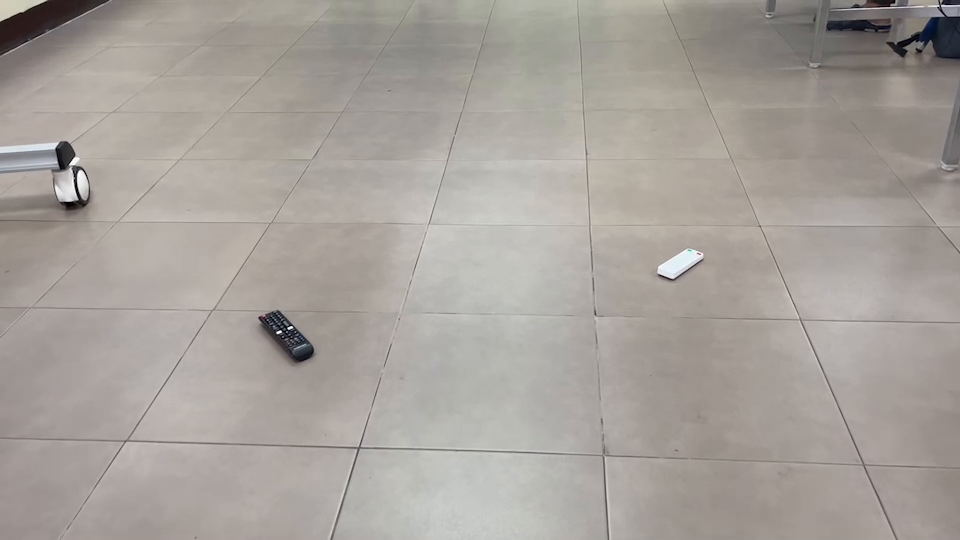
#> input picture frame 49 of Labs/Lab03/robot.mp4, 960 x 540 px, given in place of robot.qt, which was not available
$ python homography.py
#> lines starting #> are read from the running program, lines starting #| are printed output that depends on the picture; pictures that were not available may be replaced by others from this repository, and a replacement may not be noted
### Labs/Lab03/camera_calibration2.py
#!/usr/bin/env python

import cv2
import numpy as np
import os
import glob

# [93 lines left out: functions findObjectAndImagePoints, calibrateAndSave, saveCameraMatrix, findReprojectionError, not called in this run]

def showUndistorted(img, mtx, dist):
    # Return undistorted images

    h,  w = img.shape[:2]
    newcameramtx, roi = cv2.getOptimalNewCameraMatrix(mtx, dist, (w,h), 1, (w,h))

    mapx, mapy = cv2.initUndistortRectifyMap(mtx, dist, None, newcameramtx, (w,h), 5)
    res = cv2.remap(img, mapx, mapy, cv2.INTER_LINEAR)

    # crop the image
    x, y, w, h = roi
    res = res[y:y+h, x:x+w]
    return res

def openCalibrationSettings(filename):

    fs = cv2.FileStorage(filename, cv2.FILE_STORAGE_READ)
    try:
        h = fs.getNode("image_height")
        w = fs.getNode("image_width")
        mtx = fs.getNode("Camera_matrix").mat()
        dist = fs.getNode("dist").mat()
        rvecs = fs.getNode("rvecs").mat().squeeze(0)
        tvecs = fs.getNode("tvecs").mat().squeeze(0)
        print("Camera matrix : \n")
        print(mtx)
        print("dist : \n")
        print(dist)
        # [4 lines of commented-out code are left out]
        fs.release()
        return h, w, mtx, dist, rvecs, tvecs
    except:
        print("Error occured in reading file.")
        raise ValueError()

# [11 lines left out: function openHomographySettings, not called in this run]


# [88 lines that do not run on import are left out]
    # [12 lines of commented-out code are left out]


### Labs/Lab03/homography.py
import cv2
import numpy as np
from camera_calibration2 import *

VIDEO_FILE = "robot.qt"
ROTATE = False

class sState:
    def __init__(self):
        self.pts = []
        self.matResult = None
        self.matFinal = None
        self.matPauseScreen = None
        self.point = (-1, -1)
        self.var = 0
        self.drag = 0

def mouseHandler(event, x, y, flags, state):
    # global point, pts, var, drag, matFinal, matResult   # call global variable to use in this function

    # print("Var: ", state.var)

    if (state.var >= 4):                           # if homography points are more than 4 points, do nothing
        return
    if (event == cv2.EVENT_LBUTTONDOWN):     # When Press mouse left down
        state.drag = 1                             # Set it that the mouse is in pressing down mode
        state.matResult = state.matFinal.copy()          # copy final image to draw image
        state.point = (x, y)                       # memorize current mouse position to point var
        if (state.var >= 1):                       # if the point has been added more than 1 points, draw a line
            cv2.line(state.matResult, state.pts[state.var - 1], state.point, (0, 255, 0, 255), 2)    # draw a green line with thickness 2
        cv2.circle(state.matResult, state.point, 2, (0, 255, 0), -1, 8, 0)             # draw a current green point
        cv2.imshow("Source", state.matResult)      # show the current drawing
    if (event == cv2.EVENT_LBUTTONUP and state.drag):  # When Press mouse left up
        state.drag = 0                             # no more mouse drag
        state.pts.append(state.point)                    # add the current point to pts
        state.var += 1                             # increase point number
        state.matFinal = state.matResult.copy()          # copy the current drawing image to final image
        if (state.var >= 4):                                                      # if the homograpy points are done
            cv2.line(state.matFinal, state.pts[0], state.pts[3], (0, 255, 0, 255), 2)   # draw the last line
            cv2.fillConvexPoly(state.matFinal, np.array(state.pts, 'int32'), (0, 120, 0, 20))        # draw polygon from points
        cv2.imshow("Source", state.matFinal);
    if (state.drag):                                    # if the mouse is dragging
        state.matResult = state.matFinal.copy()               # copy final images to draw image
        state.point = (x, y)                   # memorize current mouse position to point var
        if (state.var >= 1):                            # if the point has been added more than 1 points, draw a line
            cv2.line(state.matResult, state.pts[state.var - 1], state.point, (0, 255, 0, 255), 2)    # draw a green line with thickness 2
        cv2.circle(state.matResult, state.point, 2, (0, 255, 0), -1, 8, 0)         # draw a current green point
        cv2.imshow("Source", state.matResult)           # show the current drawing

def calcHomography():
    pass

if __name__ == '__main__':
    calibration_images_dir_name = "sample-calib-images-jetson-rpicam"
    camera_settings_file = "rpi_camera_parameters.yml"
    homography_file = 'homography.yml'

    # global matFinal, matResult, matPauseScreen         # call global variable to use in this function
    state = sState()
    key = -1;

    try:
        h, w, mtx, dist, rvecs, tvecs = openCalibrationSettings(camera_settings_file)
        print("Successfully loaded camera settings.")
    except:
        print("Camera matrix file not found. Proceeding with calibration.")
        # Extracting path of individual image stored in a given directory
        images = glob.glob('./'+calibration_images_dir_name+'/*.jpg')

        objpoints, imgpoints = findObjectAndImagePoints(images)
        calibrateAndSave(images, objpoints, imgpoints, camera_settings_file)
        print("\nFinished camera calibration.\n")
        h, w, mtx, dist, rvecs, tvecs = openCalibrationSettings(camera_settings_file)

    # --------------------- [STEP 1: Make video capture from file] ---------------------
    # Open input video file
    videoCapture = cv2.VideoCapture(VIDEO_FILE);
    if not videoCapture.isOpened():
        sys.exit('Unable to open input video file')

    width  = videoCapture.get(cv2.CAP_PROP_FRAME_WIDTH)   # float `width`
    height = videoCapture.get(cv2.CAP_PROP_FRAME_HEIGHT)  # float `height`

    # Capture loop
    while (key < 0):        # play video until press any key
        # Get the next frame
        _, matFrameCapture = videoCapture.read()
#> matFrameCapture is the input picture: shape (540, 960, 3); mean B, G, R 155.3, 160.8, 166.8
        if matFrameCapture is None:   # no more frame capture from the video
            # End of video file
            break

        # Rotate if needed, some video has output like top go down, so we need to rotate it
        if ROTATE:
            _, matFrameDisplay = cv2.rotate(matFrameCapture, cv2.ROTATE_180)   #rotate 180 degree and put the image to matFrameDisplay
        else:
            matFrameDisplay = matFrameCapture;

        # RECTIFYING RADIAL AND TANGENTIAL DISTORTION
        matFrameDisplay = showUndistorted(matFrameDisplay, mtx, dist)
#> in showUndistorted, `res = cv2.remap(img, mapx, mapy, cv2.INTER_LINEAR)`:
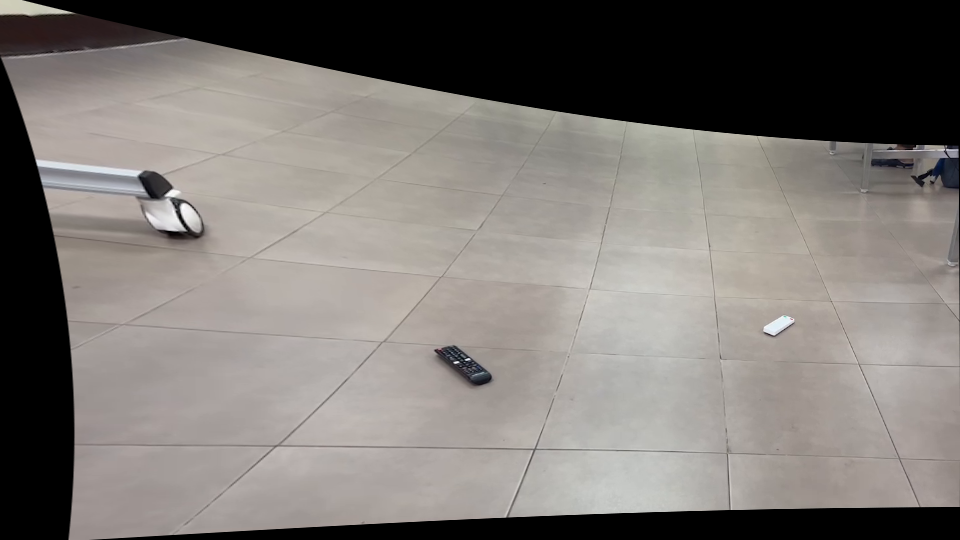
#> res: shape (540, 960, 3); mean B, G, R 115.5, 119.5, 124.2
#> in showUndistorted, `res = res[y:y+h, x:x+w]`:
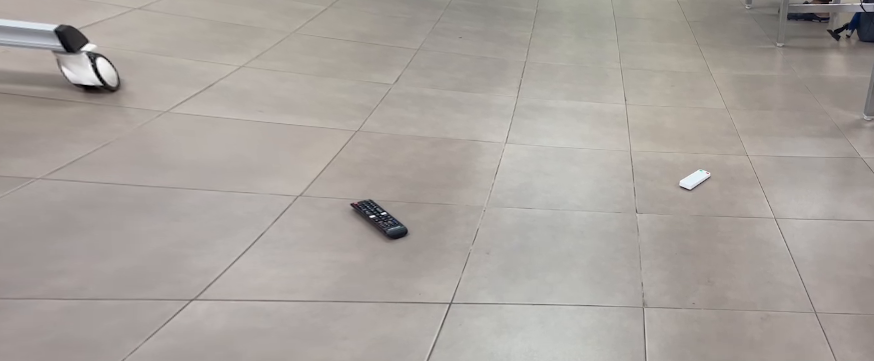
#> res: shape (361, 874, 3); mean B, G, R 157.3, 162.7, 168.8
        matFrameCapture = showUndistorted(matFrameCapture, mtx, dist)

        ratio = 640.0 / width
        dim = (int(width * ratio), int(height * ratio))
        # resize image to 480 * 640 for showing
        matFrameDisplay = cv2.resize(matFrameDisplay, dim)
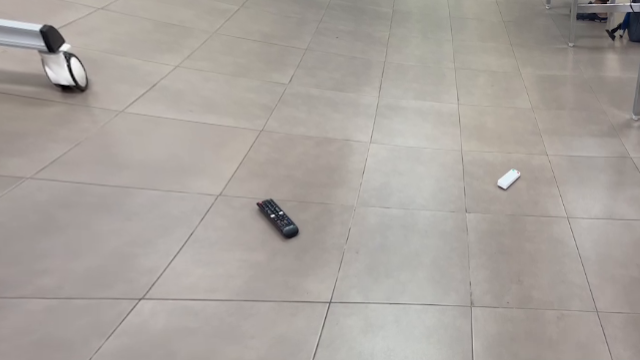
#> matFrameDisplay: shape (360, 640, 3); mean B, G, R 157.2, 162.6, 168.7

        # Show the image in window named "robot.mp4"
        cv2.imshow(VIDEO_FILE, matFrameDisplay)
        key = cv2.waitKey(30)
#> (key q is pressed here)

        # --------------------- [STEP 2: pause the screen and show an image] ---------------------
        if (key >= 0):
            state.matPauseScreen = matFrameCapture     # transfer the current image to process
            state.matFinal = state.matPauseScreen.copy()     # copy image to final image

    # --------------------- [STEP 3: use mouse handler to select 4 points] ---------------------
    if (matFrameCapture is not None):
        state.var = 0                                             # reset number of saving points
        state.pts.clear()                                         # reset all points
        cv2.namedWindow("Source", cv2.WINDOW_AUTOSIZE)      # create a windown named source
        cv2.setMouseCallback("Source", mouseHandler, state)        # set mouse event handler "mouseHandler" at Window "Source"
        cv2.imshow("Source", state.matPauseScreen)                # Show the image
        cv2.waitKey(0)                                      # wait until press anykey

        print("Selected Points: ", state.pts)
        print("Var: ", state.var)

        if (len(state.pts) == 4):
            src = np.array(state.pts).astype(np.float32)

            reals = np.array([(300, 300),
                            (700, 300),
                            (700, 700),
                            (300, 700)], np.float32)

            homography_matrix = cv2.getPerspectiveTransform(src, reals);
            print("Estimated Homography Matrix is:")
            print(homography_matrix)
            fs = cv2.FileStorage(homography_file, cv2.FILE_STORAGE_WRITE)
            fs.write('homography_matrix', homography_matrix)
            fs.release()

            # perspective transform operation using transform matrix

            h, w, ch = state.matPauseScreen.shape
            state.matResult = cv2.warpPerspective(state.matPauseScreen, homography_matrix, (w, h), cv2.INTER_LINEAR)
            state.matPauseScreen = cv2.resize(state.matPauseScreen, dim)
            cv2.imshow("Source", state.matPauseScreen)
            state.matResult = cv2.resize(state.matResult, dim)
            cv2.imshow("Result", state.matResult)
            cv2.waitKey(0)


        cv2.destroyWindow("Source")                         # destroy the window
    else:
        print("No pause before end of video finish. Exiting.")

$ run again, starting later in the video
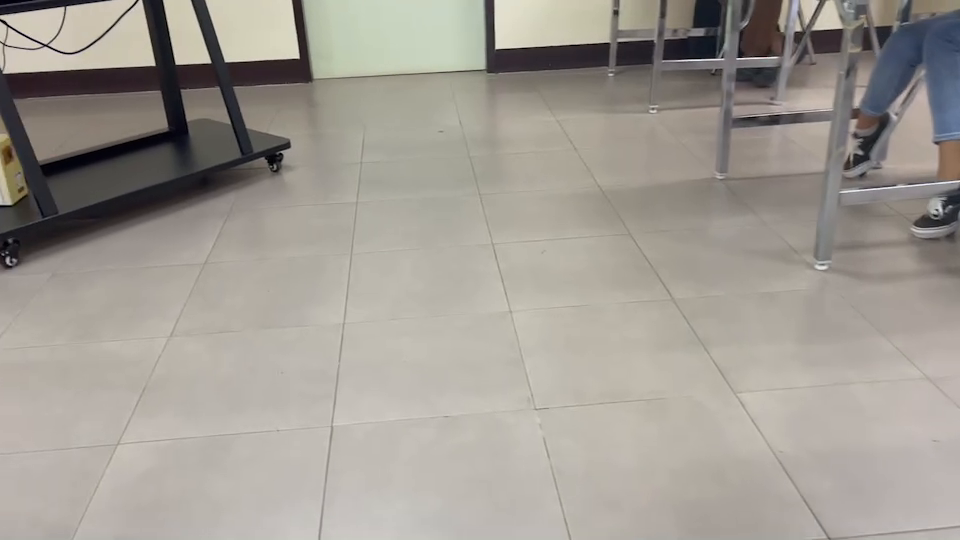
#> input picture frame 224 of Labs/Lab03/robot.mp4, 960 x 540 px, given in place of robot.qt, which was not available
#> matFrameCapture is the input picture: shape (540, 960, 3); mean B, G, R 147.8, 155.3, 160.5
#> in showUndistorted, `res = res[y:y+h, x:x+w]`:
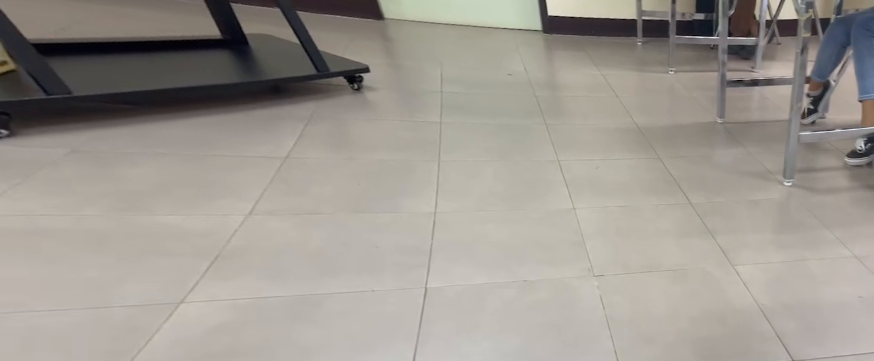
#> res: shape (361, 874, 3); mean B, G, R 144.9, 151.9, 157.3
#> `matFrameDisplay = cv2.resize(matFrameDisplay, dim)`:
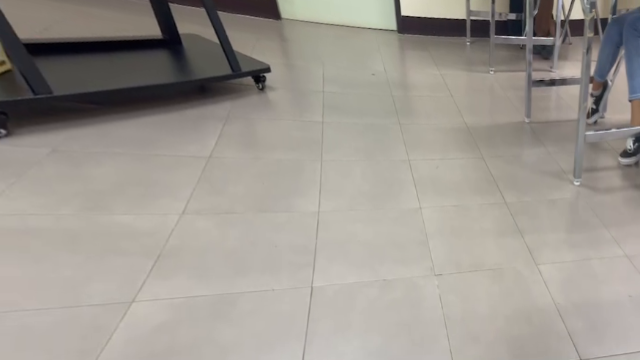
#> matFrameDisplay: shape (360, 640, 3); mean B, G, R 144.8, 151.8, 157.2

$ run again, starting later in the video
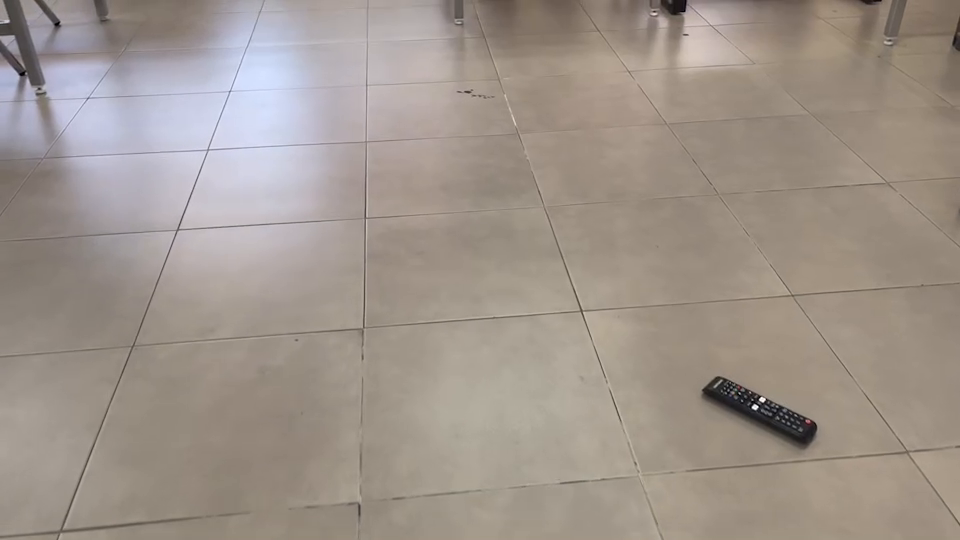
#> input picture frame 399 of Labs/Lab03/robot.mp4, 960 x 540 px, given in place of robot.qt, which was not available
#> matFrameCapture is the input picture: shape (540, 960, 3); mean B, G, R 140.3, 148.9, 159.3
#> in showUndistorted, `res = res[y:y+h, x:x+w]`:
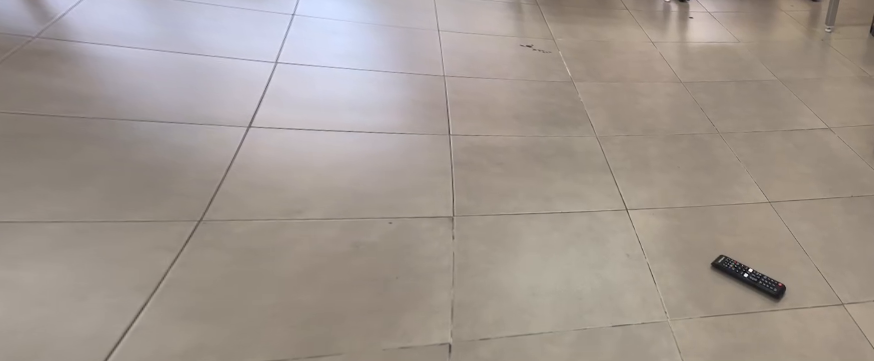
#> res: shape (361, 874, 3); mean B, G, R 143.8, 151.3, 161.1
#> `matFrameDisplay = cv2.resize(matFrameDisplay, dim)`:
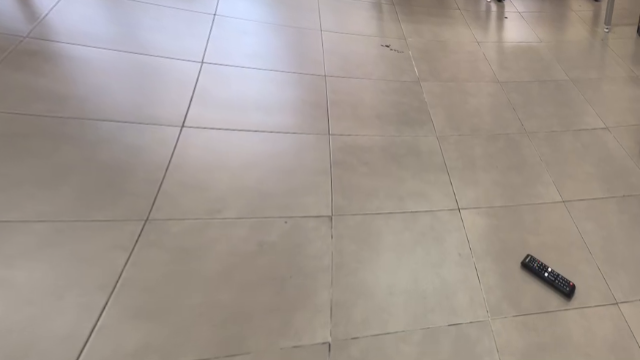
#> matFrameDisplay: shape (360, 640, 3); mean B, G, R 143.8, 151.2, 161
